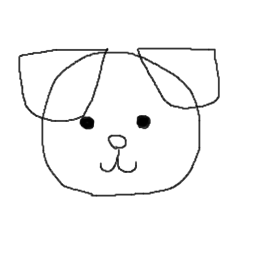
#> input picture temp_main/img/dogprototype.png, 256 x 256 px
$ python img_converter.py
#> lines starting #> are read from the running program, lines starting #| are printed output that depends on the picture
from PIL import Image
import sys
import os

def convert_image(input_file, output_file, var_name):
#> called with input_file = 'temp_main/img/dogprototype.png', output_file = 'main/dogprototype_img.c', var_name = 'dogprototype_img'
    img = Image.open(input_file).convert("RGBA")
#> img is the input picture: PIL image 256x256 RGBA; mean R, G, B, A 247, 247, 247, 255
    # if width > 256 or height > 256, just resize it.
    w, h = img.size
#> w = 256; h = 256

    out_data = []

    for y in range(h):
        for x in range(w):
            r, g, b, a = img.getpixel((x, y))
            # RGB565
            r5 = (r >> 3) & 0x1F
            g6 = (g >> 2) & 0x3F
            b5 = (b >> 3) & 0x1F

            rgb565 = (r5 << 11) | (g6 << 5) | b5

            # LVGL True Color Alpha for 16-bit depth:
            # lower byte of rgb565, upper byte of rgb565, alpha
            out_data.append(rgb565 & 0xFF)
            out_data.append((rgb565 >> 8) & 0xFF)
            out_data.append(a)
#> after the loop, out_data = 196608 items

    with open(output_file, 'w') as f:
        f.write("#include \"lv_port.h\"\n\n")
        f.write("#ifndef LV_ATTRIBUTE_MEM_ALIGN\n")
        f.write("#define LV_ATTRIBUTE_MEM_ALIGN\n")
        f.write("#endif\n\n")
        f.write(f"const LV_ATTRIBUTE_MEM_ALIGN uint8_t {var_name}_data[] = {{\n")

        # Write bytes in rows of 16
        for i in range(0, len(out_data), 16):
            chunk = out_data[i:i+16]
            f.write("  " + ",".join([f"0x{b:02x}" for b in chunk]) + ",\n")
#> this loop made 12288 passes
#> i on passes 2 to 4: 16, 32, 48

        f.write("};\n\n")

        f.write(f"const lv_img_dsc_t {var_name} = {{\n")
        f.write("  .header.always_zero = 0,\n")
        f.write(f"  .header.w = {w},\n")
        f.write(f"  .header.h = {h},\n")
        f.write(f"  .data_size = sizeof({var_name}_data),\n")
        f.write("  .header.cf = LV_IMG_CF_TRUE_COLOR_ALPHA,\n")
        f.write(f"  .data = {var_name}_data}};\n")

convert_image('temp_main/img/dogprototype.png', 'main/dogprototype_img.c', 'dogprototype_img')
convert_image('temp_main/img/dogprototype3.png', 'main/dogprototype3_img.c', 'dogprototype3_img')
#> call 2 of convert_image, with input_file = 'temp_main/img/dogprototype3.png', output_file = 'main/dogprototype3_img.c', var_name = 'dogprototype3_img'
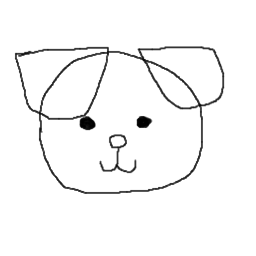
#> input picture temp_main/img/dogprototype3.png, 256 x 256 px
#> in convert_image, img is the input picture: PIL image 256x256 RGBA; mean R, G, B, A 246.8, 246.8, 246.8, 255
#> the loop in convert_image (call 2), `for i in range(0, len(out_data), 16):` made 12288 passes

# For dogTalking.jpg, it's 1081x1043. We should resize it to ~200x200 or something to fit the screen.
img = Image.open('temp_main/img/dogTalking.jpg')
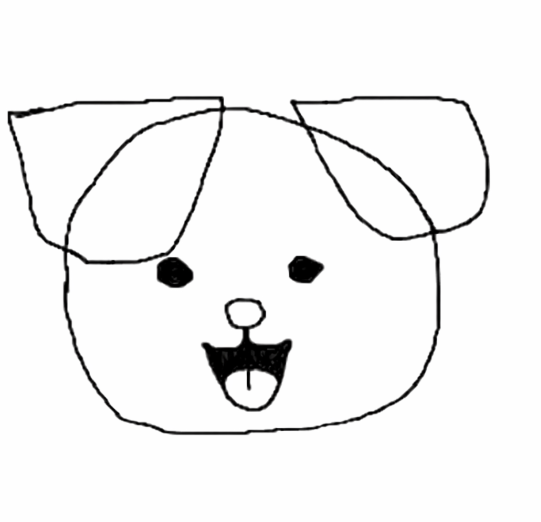
#> input picture temp_main/img/dogTalking.jpg, 1081 x 1043 px (shown at 1/2 size)
#> img is the input picture: PIL image 1081x1043 RGB; mean R, G, B 242.8, 242.8, 242.8
img = img.resize((200, 200), Image.Resampling.LANCZOS)
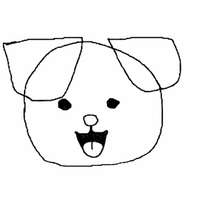
#> img: PIL image 200x200 RGB; mean R, G, B 242.5, 242.4, 242.4
img.save('temp_main/img/dogTalking_resized.png')
convert_image('temp_main/img/dogTalking_resized.png', 'main/dogTalking_img.c', 'dogTalking_img')

print("Done")
